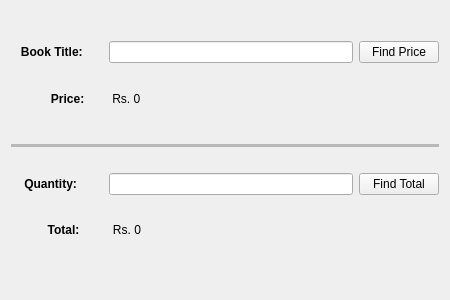
<?xml version="1.0" encoding="UTF-8"?>
<ui version="4.0">
 <class>Form</class>
 <widget class="QWidget" name="Form">
  <property name="geometry">
   <rect>
    <x>0</x>
    <y>0</y>
    <width>450</width>
    <height>300</height>
   </rect>
  </property>
  <property name="windowTitle">
   <string>Find Book</string>
  </property>
  <layout class="QVBoxLayout" name="verticalLayout">
   <item>
    <spacer name="verticalSpacer">
     <property name="orientation">
      <enum>Qt::Vertical</enum>
     </property>
     <property name="sizeType">
      <enum>QSizePolicy::Fixed</enum>
     </property>
     <property name="sizeHint" stdset="0">
      <size>
       <width>20</width>
       <height>30</height>
      </size>
     </property>
    </spacer>
   </item>
   <item>
    <layout class="QGridLayout" name="gridLayout">
     <item row="0" column="3">
      <widget class="QPushButton" name="pb1">
       <property name="text">
        <string>Find Price</string>
       </property>
      </widget>
     </item>
     <item row="0" column="0">
      <widget class="QLabel" name="l1">
       <property name="font">
        <font>
         <weight>75</weight>
         <bold>true</bold>
        </font>
       </property>
       <property name="text">
        <string>   Book Title:      </string>
       </property>
      </widget>
     </item>
     <item row="0" column="2">
      <widget class="QLineEdit" name="t1"/>
     </item>
     <item row="1" column="0">
      <widget class="QLabel" name="l2">
       <property name="font">
        <font>
         <weight>75</weight>
         <bold>true</bold>
        </font>
       </property>
       <property name="text">
        <string>            Price:</string>
       </property>
      </widget>
     </item>
     <item row="1" column="2">
      <widget class="QLabel" name="l3">
       <property name="text">
        <string> Rs. 0</string>
       </property>
      </widget>
     </item>
    </layout>
   </item>
   <item>
    <spacer name="verticalSpacer_4">
     <property name="orientation">
      <enum>Qt::Vertical</enum>
     </property>
     <property name="sizeType">
      <enum>QSizePolicy::Fixed</enum>
     </property>
     <property name="sizeHint" stdset="0">
      <size>
       <width>20</width>
       <height>10</height>
      </size>
     </property>
    </spacer>
   </item>
   <item>
    <widget class="Line" name="line">
     <property name="lineWidth">
      <number>0</number>
     </property>
     <property name="midLineWidth">
      <number>20</number>
     </property>
     <property name="orientation">
      <enum>Qt::Horizontal</enum>
     </property>
    </widget>
   </item>
   <item>
    <spacer name="verticalSpacer_3">
     <property name="orientation">
      <enum>Qt::Vertical</enum>
     </property>
     <property name="sizeType">
      <enum>QSizePolicy::Fixed</enum>
     </property>
     <property name="sizeHint" stdset="0">
      <size>
       <width>20</width>
       <height>20</height>
      </size>
     </property>
    </spacer>
   </item>
   <item>
    <layout class="QGridLayout" name="gridLayout_2">
     <item row="1" column="1" colspan="2">
      <widget class="QLabel" name="l6">
       <property name="text">
        <string>   Rs. 0</string>
       </property>
      </widget>
     </item>
     <item row="0" column="2">
      <widget class="QLineEdit" name="t2"/>
     </item>
     <item row="0" column="3">
      <widget class="QPushButton" name="pb2">
       <property name="text">
        <string>Find Total</string>
       </property>
      </widget>
     </item>
     <item row="1" column="0">
      <widget class="QLabel" name="l5">
       <property name="font">
        <font>
         <weight>75</weight>
         <bold>true</bold>
        </font>
       </property>
       <property name="text">
        <string>           Total:</string>
       </property>
      </widget>
     </item>
     <item row="0" column="0">
      <widget class="QLabel" name="l4">
       <property name="font">
        <font>
         <weight>75</weight>
         <bold>true</bold>
        </font>
       </property>
       <property name="text">
        <string>    Quantity:      </string>
       </property>
      </widget>
     </item>
    </layout>
   </item>
   <item>
    <spacer name="verticalSpacer_2">
     <property name="orientation">
      <enum>Qt::Vertical</enum>
     </property>
     <property name="sizeType">
      <enum>QSizePolicy::Fixed</enum>
     </property>
     <property name="sizeHint" stdset="0">
      <size>
       <width>20</width>
       <height>30</height>
      </size>
     </property>
    </spacer>
   </item>
  </layout>
 </widget>
 <resources/>
 <connections/>
</ui>
